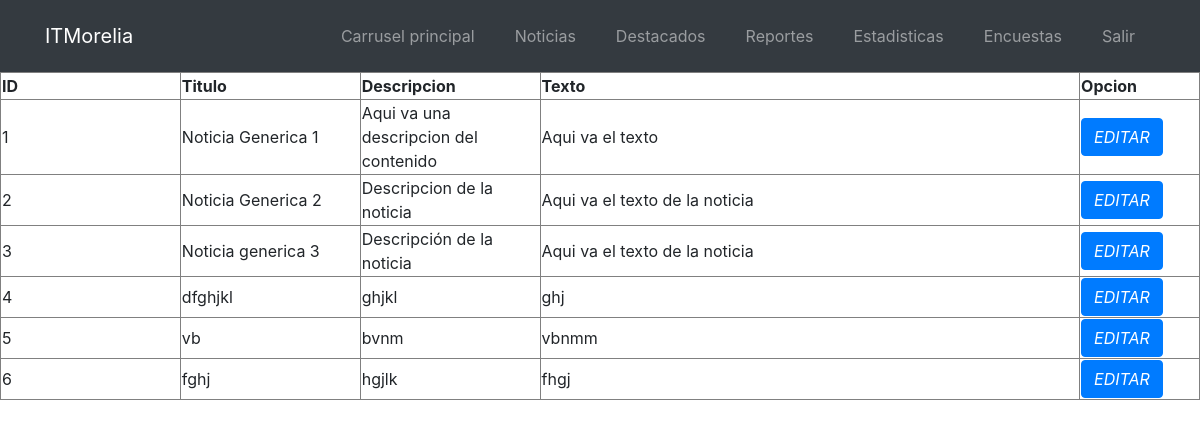
Before: /admin/vistas/editNot2.php (signed in) with the older database file.
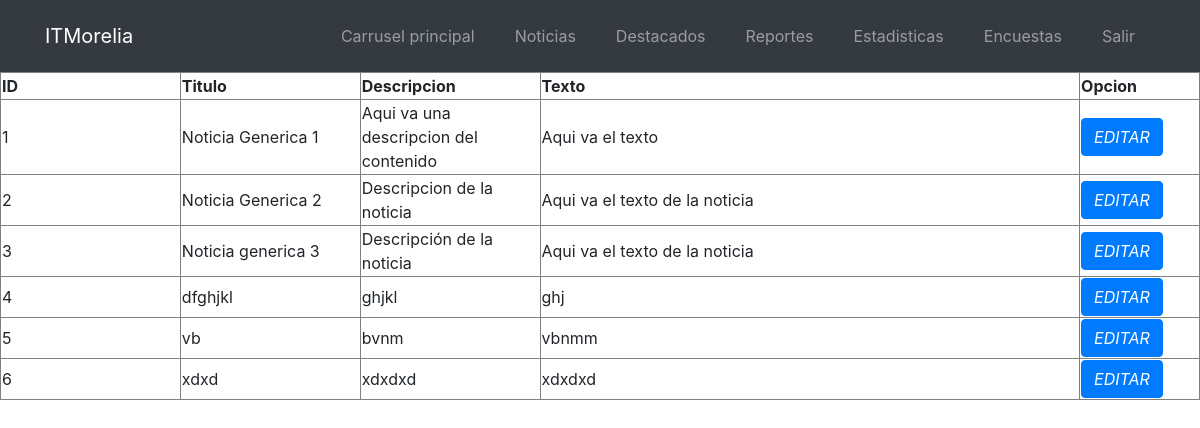
After: the same page with the newer database file.
### tables this page shows
CREATE TABLE `noticias3` (
  `id` int(6) NOT NULL,
  `title` varchar(200) DEFAULT NULL,
  `descripcion` varchar(200) DEFAULT NULL,
  `text` varchar(5000) DEFAULT NULL,
  PRIMARY KEY (`id`)
);

### admin/includes/noti2.php (called while the page is built, shortened)
<?php
class noti2 {
    public function verNoticias(){
        include "config.php";
        $sql = "SELECT * FROM noticias3";
        $result = mysqli_query($link, $sql);
        return $result;
    }
}
?>

### admin/vistas/editNot2.php (the view, shortened to what this page needs)
<?php
include_once '../includes/noti2.php';
$noticia2 = new noti2();
$noti=$noticia2->verNoticias();
 include_once 'head.php';
 ?>
    <body>
    	<form method="post">
        <table border="1" width="100%">
			<tr>
				<th width="15%">ID</th>
				<th width="15%">Titulo</th>
				<th width="15%">Descripcion</th>
				<th width="45%">Texto</th>
				<th width="15%">Opcion</th>
			</tr>
			<?php
			while($row = $noti->fetch_assoc()){
			?>
				<tr>
					<td><?php echo $row["id"];?></td>
					<td><?php echo $row["title"];?></td>
					<td><?php echo $row["descripcion"];?></td>
					<td><?php echo $row["text"];?></td>
				<td>
					<a class="btn btn-primary" href="editar.php?id=<?php echo $row["id"]; ?>">
					<i>EDITAR</i></a>
	        	</td>
				</tr>
			<?php } ?>
		</table>
		</form>
    </body>
</html>

Changed rows visible on the page:
changed noticias3 id 6: title "fghj" → "xdxd"; descripcion "hgjlk" → "xdxdxd"; text "fhgj" → "xdxdxd"
